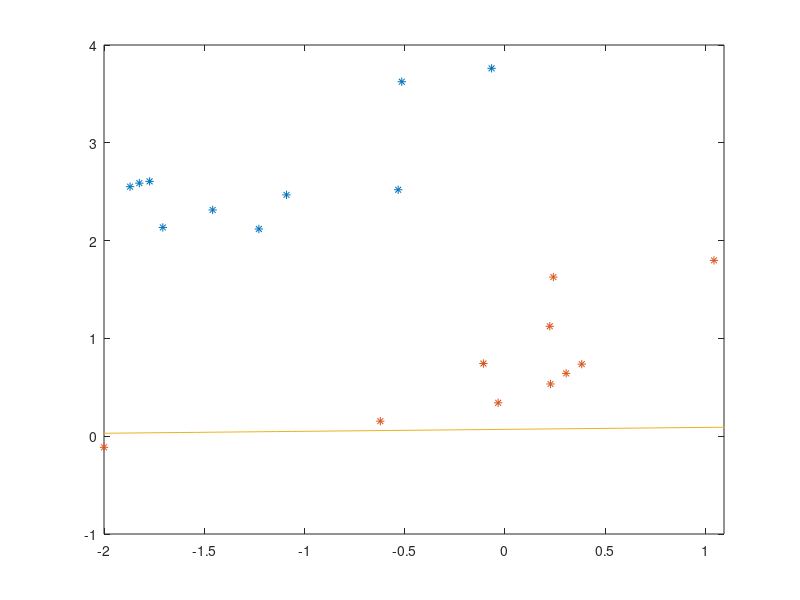

Here is the MATLAB script that generated this plot:
clear all;
load('skrypt_workspace.mat')

Eta = 0.7;
w = [1,1];
b = 0;
r = 0.1;

for j = 1:3
    for i = 1:20

        if (sign(w * x(i,:)' - b) ~= y(i))
            w = w + Eta*y(i)*x(i,:);
            b = b - Eta*y(i)*r^(2);
        end 
    end 
end 

suma = 0;

for i = 1:20

        if (sign(w * x(i,:)' - b) == y(i))
            suma = suma +1;
        end 
end 
suma
    
figure;
plot(x(1:10,1),x(1:10,2), '*')
hold on;
plot(x(11:20,1),x(11:20,2),'*')
X1=linspace(-3,5);
X2=linspace(-3,5);
plot(X1,w(1)*X1+w(2)*X2-b);
xlim([min(x(:,1))-0.05 max(x(:,1))]+0.05);